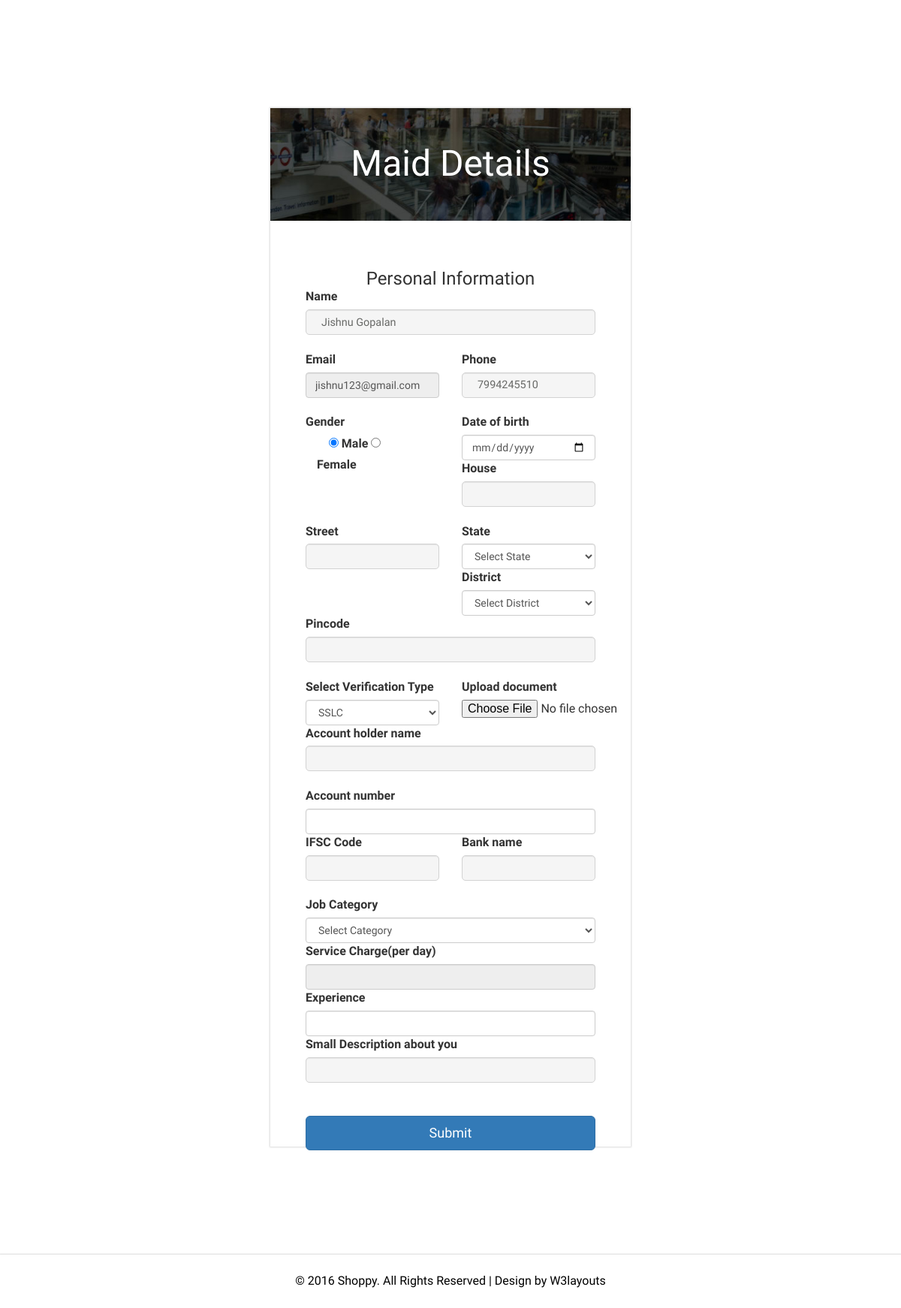
Page /adminverify.php?email=jishnu123@gmail.com on the committed database.
### tables this page shows
CREATE TABLE `registration` (
  `user_id` int(11) NOT NULL,
  `email` varchar(50) NOT NULL,
  `name` varchar(30) NOT NULL,
  `phone` bigint(11) NOT NULL,
  `profile_pic` varchar(50) NOT NULL DEFAULT 'images/profile_pic.png',
  `house` varchar(30) NOT NULL,
  `place` varchar(30) NOT NULL,
  `district` varchar(30) NOT NULL,
  `state` varchar(30) NOT NULL,
  `pincode` int(10) NOT NULL,
  `gender` varchar(20) NOT NULL,
  `date_of_birth` varchar(20) NOT NULL
);

### adminverify.php (the view, shortened to what this page needs)
<?php
include("dbconn.php");
$email=$_GET['email'];
$s="select name,email,phone from registration where email='$email'";
$r=mysqli_query($conn,$s);
$data=mysqli_fetch_assoc($r);
?>
<!DOCTYPE HTML>
<html>
<head>
<link href="css/bootstrap.css" rel="stylesheet" type="text/css" media="all">
<link href="css/style.css" rel="stylesheet" type="text/css" media="all"/>
<link href="css/font-awesome.css" rel="stylesheet">
</head>
<body>
<div class="signup-page-main">
     <div class="signup-main">
    	 <div class="signup-head">
				<h1>Maid Details</h1>
			</div>
			<div class="signup-block">
				<form method="POST" action="addworker.php" enctype="multipart/form-data">
<h3 class="text-center">Personal Information</h3>
<div class="col-md-12">
    <label for="inputEmail4" class="form-label">Name</label>
    <input type="text" class="form-control"  required=""  name="username" id="username" value="<?php echo $data['name'] ?>" readonly>
  </div>
  <div class="col-md-6">
    <label for="inputEmail4" class="form-label">Email</label>
    <input type="email" class="form-control" id="email" required=""  name="email" value="<?php echo $data['email'] ?>" readonly>
  </div>
  <div class="col-md-6">
    <label for="inputEmail4" class="form-label">Phone</label>
    <input type="text" class="form-control"  required="" name="phone" id="phone" value="<?php echo $data['phone'] ?>" readonly>
  </div>
   <fieldset class="col-md-6">
   <label for="inputEmail4" class="form-label">Gender</label>
    <br>
    <div class="col-sm-10">
      <div class="form-check">&nbsp&nbsp&nbsp
        <input class="form-check-input" type="radio" name="gender" id="gridRadios1" value="Male" checked>
        <label class="form-check-label" for="gridRadios1">
         Male
        </label>
        <input class="form-check-input" type="radio" name="gender" id="gridRadios2" value="Female">
        <label class="form-check-label" for="gridRadios2">
         Female
        </label>
      </div>
    </div>
  </fieldset>
  <div class="col-md-6">
    <label for="inputEmail4" class="form-label">Date of birth</label>
    <input type="date" class="form-control" id="date_of_birth" required="" name="date_of_birth">
  </div>
  <div class="col-md-6">
    <label for="inputEmail4" class="form-label">House</label>
    <input type="text" class="form-control" id="house" required="" pattern="[a-zA-Z]+\[ .]+\[0-9]" name="house" >
  </div>
  <div class="col-md-6">
    <label for="inputEmail4" class="form-label">Street</label>
    <input type="text" class="form-control" id="place" required="" name="street">
  </div>
    <div class="col-md-6">
  <label for="inputState" class="form-label">State</label><br>
  <select class="form-control" aria-label="Default select example" onChange="getDistrict(this.value);" required="" name="state" id="state">
  <option value disabled selected>Select State</option>
</select>
    </div>
    <div class="col-md-6">
  <label for="inputState" class="form-label">District</label><br>
  <select class="form-control" aria-label="Default select example" id="city-list" name="district" required="">
    <option value="">Select District</option>
</select>
    </div>
    <div class="col-md-12">
    <label for="inputEmail4" class="form-label">Pincode</label>
    <input type="text" class="form-control" id="pincode" required="" name="pincode">
  </div>
  <div class="clearfix"></div>
  <div class="col-md-6">
  	<label>Select Verification Type</label>
  	<select class="form-control" name="verification_type">
  		<option>SSLC</option>
  	</select>
  </div>
<div class="col-md-6">
  <label>Upload document</label>
  <input type="file" class="custom-file-input" id="customFileLang" name="photo">
</div>
<div class="clearfix"></div>
<div class="col-md-12">
    <label for="inputEmail4" class="form-label">Account holder name</label>
    <input type="text" class="form-control" id="" required="" name="ac_holder_name">
  </div>
  <div class="col-md-12">
    <label for="inputEmail4" class="form-label">Account number</label>
    <input type="number" class="form-control" id="" required="" name="ac_number">
  </div>
  <div class="clearfix"></div>
  <div class="col-md-6">
    <label for="inputEmail4" class="form-label">IFSC Code</label>
    <input type="text" class="form-control" id="" required="" name="ifsc">
  </div>
  <div class="col-md-6">
    <label for="inputEmail4" class="form-label">Bank name</label>
    <input type="text" class="form-control" id="" required="" name="bank_name">
  </div>
<div class="clearfix"></div>
<div class="col-md-12">
	<label>Job Category</label>
	<select class="form-control" name="job_category" required="" onchange="getrates(this.value)">
    <option value disabled selected>Select Category</option>
  </select>
</div>
<div class="col-md-12">
	<label>Service Charge(per day)</label>
	<input type="number" name="service_charge" id="rate" class="form-control" required="" readonly="">
</div>
<div class="clearfix"></div>
<div class="col-md-12">
	<label>Experience</label>
	<input type="number" name="experience" class="form-control" required="">
</div>
<div class="col-md-12">
	<label>Small Description about you</label>
	<input type="text" name="description" class="form-control" required="">
</div>
<div class="clearfix"></div>
  <div class="col-md-12">
  <br>
    <button type="submit" class="btn btn-primary btn-lg btn-block" id="sub">Submit</button>
  </div>
    	</form>
			</div>
    </div>
</div>
<div class="copyrights">
	 <p>© 2016 Shoppy. All Rights Reserved | Design by  <a href="http://w3layouts.com/" target="_blank">W3layouts</a> </p>
</div>
</body>
</html>

### rows in the picture
registration: username "Jishnu Gopalan", email "jishnu123@gmail.com", phone "7994245510"
